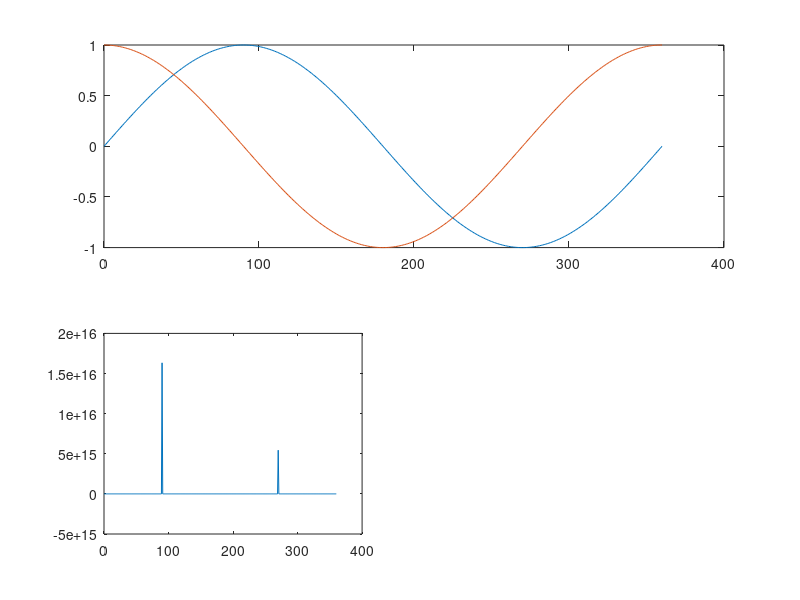

The MATLAB script that drew this image:
n=10;
v = 1:n;

sum_v = 0;
for i = 1:length(v)
    sum_v = sum_v + v(i);
end

sum_v
%%
Five5 = zeros(floor(637/5) - floor(34/5), 1);

count = 0;

for i = 7:637/5
    if 5*i > 34 & 5*i < 637
            Five5(i-6) = [5*i];
    end
end

Five5

l = length(Five5);

l

Ten10 = [Five5:10:635]'


%%
F = zeros(ceil(637/5) - ceil(36/5), 1);
F;
length(F)

%%



x = [0:360];
y1 = sin(x*pi/180);
y2 = cos(x*pi/180);
y3 = tan(x*pi/180);

subplot(2,2,1);
plot(x, y1);
subplot(2,2,2);
plot(x, y2);
subplot(2,2,3);
plot(x, y3);


%%
ax1 = subplot(2,1,1)
x = 0:360;
plot (x, sin(x*pi/180), x, cos(x*pi/180));








%%
























